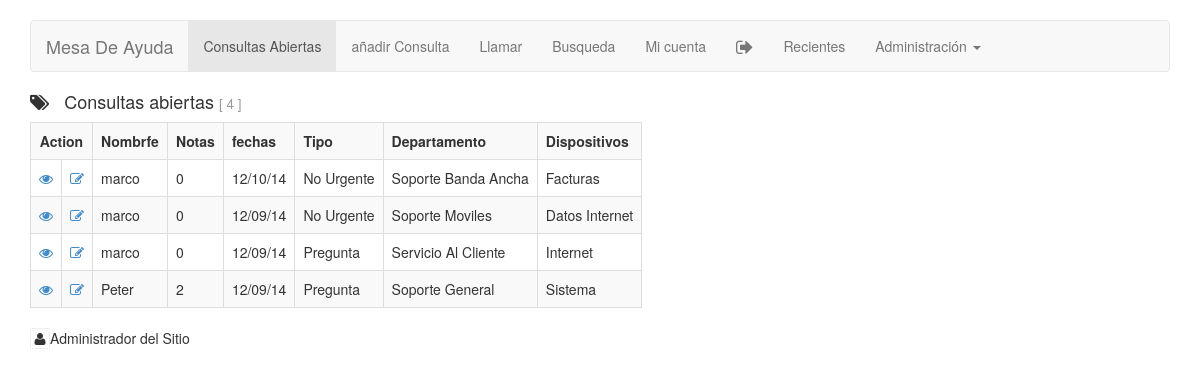
The app's page /fhd_calls.php (signed in) with its own data.
### tables this page shows
CREATE TABLE IF NOT EXISTS `site_calls` (
  `call_id` int(11) NOT NULL AUTO_INCREMENT,
  `call_first_name` varchar(100) NOT NULL,
  `call_last_name` varchar(100) NOT NULL,
  `call_phone` varchar(100) NOT NULL,
  `call_email` varchar(200) NOT NULL,
  `call_department` int(11) NOT NULL DEFAULT '0',
  `call_request` int(11) NOT NULL DEFAULT '0',
  `call_device` int(11) NOT NULL DEFAULT '0',
  `call_details` text NOT NULL,
  `call_date` int(11) NOT NULL DEFAULT '0',
  `call_date2` int(11) NOT NULL DEFAULT '0',
  `call_status` int(11) NOT NULL DEFAULT '0',
  `call_solution` text NOT NULL,
  `call_user` int(11) NOT NULL DEFAULT '0',
  `call_staff` int(11) NOT NULL DEFAULT '0',
  PRIMARY KEY (`call_id`),
  KEY `call_department` (`call_department`),
  KEY `call_request` (`call_request`),
  KEY `call_device` (`call_device`),
  KEY `call_status` (`call_status`),
  KEY `call_user` (`call_user`),
  KEY `call_staff` (`call_staff`)
);

### includes/ez_sql_core.php (called while the page is built, shortened)
<?php
	class ezSQLcore
	{
		var $timers           = array();
		function get_host_port( $host, $default = false )
		{
			$port = $default;
			return array( $host, $port );
		}
		function flush()
		{
			$this->last_result = null;
		}
		function get_var($query=null,$x=0,$y=0)
		{
			if ( $query )
			{
				$this->query($query);
			}
			if ( $this->last_result[$y] )
			{
				$values = array_values(get_object_vars($this->last_result[$y]));
			}
			return (isset($values[$x]) && $values[$x]!=='')?$values[$x]:null;
		}
		function get_results($query=null, $output = OBJECT)
		{
			if ( $query )
			{
				$this->query($query);
			}
			if ( $output == OBJECT )
			{
				return $this->last_result;
			}
		}
		function timer_get_cur()
		{
			list($usec, $sec) = explode(" ",microtime());
			return ((float)$usec + (float)$sec);
		}
		function timer_start($timer_name)
		{
			$this->timers[$timer_name] = $this->timer_get_cur();
		}
		function timer_elapsed($timer_name)
		{
			return round($this->timer_get_cur() - $this->timers[$timer_name],2);
		}
	}

### includes/ez_sql_mysqli.php (called while the page is built, shortened)
<?php
	$ezsql_mysqli_str = array
	(
		1 => 'Require $dbuser and $dbpassword to connect to a database server',
		2 => 'Error establishing mySQLi database connection. Correct user/password? Correct hostname? Database server running?',
		3 => 'Require $dbname to select a database',
		4 => 'mySQLi database connection is not active',
		5 => 'Unexpected error while trying to select database'
	);
	class ezSQL_mysqli extends ezSQLcore
	{
		function ezSQL_mysqli($dbuser='', $dbpassword='', $dbname='', $dbhost='localhost', $encoding='')
		{
			$this->dbuser = $dbuser;
			$this->dbpassword = $dbpassword;
			$this->dbname = $dbname;
			$this->encoding = $encoding;
		}
		function connect($dbuser='', $dbpassword='', $dbhost='localhost', $dbport=false)
		{
			global $ezsql_mysqli_str; $return_val = false;
			if ( ! $dbuser )
			{
				$this->register_error($ezsql_mysqli_str[1].' in '.__FILE__.' on line '.__LINE__);
				$this->show_errors ? trigger_error($ezsql_mysqli_str[1],E_USER_WARNING) : null;
			}
			else if ( ! $this->dbh = new mysqli($dbhost,$dbuser,$dbpassword, '', $dbport) )
			{
				$this->register_error($ezsql_mysqli_str[2].' in '.__FILE__.' on line '.__LINE__);
				$this->show_errors ? trigger_error($ezsql_mysqli_str[2],E_USER_WARNING) : null;
			}
			else
			{
				$return_val = true;
			}
			return $return_val;
		}
		function select($dbname='', $encoding='')
		{
			global $ezsql_mysqli_str; $return_val = false;
			if ( ! $dbname )
			{
				$this->register_error($ezsql_mysqli_str[3].' in '.__FILE__.' on line '.__LINE__);
				$this->show_errors ? trigger_error($ezsql_mysqli_str[3],E_USER_WARNING) : null;
			}
			else if ( ! $this->dbh )
			{
				$this->register_error($ezsql_mysqli_str[4].' in '.__FILE__.' on line '.__LINE__);
				$this->show_errors ? trigger_error($ezsql_mysqli_str[4],E_USER_WARNING) : null;
			}
			else if ( !@$this->dbh->select_db($dbname) )
			{
				if ( !$str = @$this->dbh->error)
					  $str = $ezsql_mysqli_str[5];
				$this->register_error($str.' in '.__FILE__.' on line '.__LINE__);
				$this->show_errors ? trigger_error($str,E_USER_WARNING) : null;
			}
			else
			{
				$return_val = true;
			}
			return $return_val;
		}
		function query($query)
		{
			$return_val = 0;
			$query = trim($query);
			$this->result = @$this->dbh->query($query);
			$is_insert = false;
			if ( preg_match("/^(insert|delete|update|replace|truncate|drop|create|alter|begin|commit|rollback|set)/i",$query) )
			{
				$this->rows_affected = @$this->dbh->affected_rows;
				if ( preg_match("/^(insert|replace)\s+/i",$query) )
				{
					$this->insert_id = @$this->dbh->insert_id;
				}
				$return_val = $this->rows_affected;
			}
			else
			{
				$i=0;
				$num_rows=0;
				while ( $row = @$this->result->fetch_object() )
				{
					$num_rows++;
				}
				$this->num_rows = $num_rows;
				$return_val = $this->num_rows;
			}
			return $return_val;
		}
	}

### includes/checksession.php (called while the page is built, shortened)
<?php
if(isset($_SESSION['user_id'])){
	$user_level = $_SESSION['user_level'];
	}
	else{
	echo "<script>document.location.href='/?e=1'</script>";
	exit;
	}
?>

### fhd_calls.php (the view, shortened to what this page needs)
<?php
include("includes/checksession.php");
?>
<!DOCTYPE html>
<html>
<head>
<?php
include("includes/header.php");
include("includes/all-nav.php");
include("includes/ez_sql_core.php");
include("includes/ez_sql_mysqli.php");
$db = new ezSQL_mysqli(db_user,db_password,db_name,db_host);
$queryadd = "";
$colspan = 2;
$myquery = "SELECT call_id,call_date,call_first_name,call_last_name,call_request,call_department,call_device from site_calls WHERE (call_status = 0) $queryadd order by call_id desc;";
$site_calls = $db->get_results($myquery);
$num = $db->num_rows;
echo "<h4><i class='fa fa-tags'></i> &nbsp; Consultas abiertas <small>[ $num ]</small></h4>";
if ($num > 0){
?>
<table class="<?php echo $table_style_1;?>" style='width: auto;'>
<tr>
	<th colspan="<?php echo $colspan;?>" style='text-align: center;'>Action</th>
	<?php if($user_level <> 1){?>
	<th>Nombrfe</th>
	<?php } ?>
	<th>Notas</th>
	<th>fechas</th>
	<th>Tipo</th>
	<th>Departamento</th>
	<th>Dispositivos</th>
</tr>
<?php
foreach ( $site_calls as $call )
{
	$call_id = $call->call_id;
	$call_date = date("m/d/y",$call->call_date);
	$call_first_name  = $call->call_first_name;
	$call_request = $call->call_request;
	$call_department = $call->call_department;
	$call_device = $call->call_device;
	$request_name = $db->get_var("SELECT type_name from site_types WHERE (type_id = $call_request);");
	$department_name = $db->get_var("SELECT type_name from site_types WHERE (type_id = $call_department);");
	$device_name = $db->get_var("SELECT type_name from site_types WHERE (type_id = $call_device);");
	$note_count = $db->get_var("SELECT count(note_id) from site_notes WHERE (note_relation = $call_id) and (note_type = 1);");
	echo "<tr>\n<td style='text-align: center;'><a href='fhd_call_details.php?call_id=$call_id'><i class='fa fa-eye'></i></a></td>\n";
	if($user_level <> 1){
	echo "<td style='text-align: center;'><a href='fhd_call_edit.php?call_id=$call_id'><i class='fa fa-pencil-square-o' title='edit'></i></a><td>$call_first_name</td>\n</td>\n";
	}
	echo "<td>$note_count</td>\n<td>$call_date</td>\n";
	echo "<td>$request_name</td>\n<td>$department_name</td>\n<td>$device_name</td>\n</tr>\n";
}
}
?>
</table>
<?php
if(isset($_SESSION['user_name'])){
	echo "<p><i class='fa fa-user fa-sm fa-border'></i>" . $_SESSION['user_name'] . "</p>";
}
include("includes/footer.php");

### includes/header.php (shortened to what this page needs)
<link href="<?php echo css ;?>" rel="stylesheet" media="screen">
<link rel="stylesheet" href="js/smoothness/jquery-ui.css" />
<link href="css/font-awesome.min.css" rel="stylesheet">
<link href="css/navbar.css" rel="stylesheet">
<?php
$table_style_1 = "table table-striped table-bordered";
?>
</head>
<body>
<div class="container">

### includes/all-nav.php (shortened to what this page needs)
<?php $page = basename($_SERVER['REQUEST_URI']);
?>
<nav class="navbar navbar-default" role="navigation">
  <div class="container-fluid">
    <div class="navbar-header">
      <a class="navbar-brand" href="fhd_dashboard.php" title="dashboard"><?php echo 'Mesa De Ayuda';?></a>
    </div>
    <div class="collapse navbar-collapse" id="bs-example-navbar-collapse-1">
      	<ul class="nav navbar-nav">
		<li<?php if($page == 'fhd_calls.php'){echo ' class="active"';};?>><a href="fhd_calls.php">Consultas Abiertas</a></li>
		<?php
		$addpage = ($_SESSION['user_level'] == 1) ? "fhd_user_call_add.php" : "fhd_call_add.php"; ?>
		<li<?php if($page == $addpage){echo ' class="active"';};?>><a href="<?php echo $addpage;?>">añadir Consulta</a></li>
                <li><a href="llamar.php">Llamar</a></li>
		<li<?php if($page == 'fhd_search.php'){echo ' class="active"';};?>><a href="fhd_search.php" title="Ticket Search">Busqueda</a></li>
		<li<?php if($page == 'fhd_myaccount.php'){echo ' class="active"';};?>><a href="fhd_myaccount.php">Mi cuenta</a></li>
		<li><a href="includes/session.php?logout=y" title="Logout"><i class="fa fa-sign-out fa-lg"></i></a></li>
		<?php
		if(isset($_SESSION['admin'])){ ?>
		<li<?php if($page == 'recent'){echo ' class="active"';};?>><a href="fhd_search.php?call_status=&search=1&recent=1&call_date1=&call_date2=&call_email=&call_first_name=&call_phone=&call_department=&call_request=&call_device=&call_staff=&call_details=&call_solution=" title="All Recent Tickets">Recientes</a></li>
        <li class="dropdown">
          <a href="#" class="dropdown-toggle" data-toggle="dropdown">Administración <b class="caret"></b></a>
        </li>
		<?php } ?>
      </ul>
    </div>
  </div>
</nav>

### includes/footer.php (shortened to what this page needs)
</div>
</body>
</html>

### css/navbar.css (style rules this page uses)
body { padding-top: 20px; padding-bottom: 20px; }
.navbar { margin-bottom: 20px; }

### records on screen
site_calls: call_first_name "marco", note_count "0", call_date "12/10/14", request_name "No Urgente", department_name "Soporte Banda Ancha", device_name "Facturas"
site_calls: call_first_name "marco", note_count "0", call_date "12/09/14", request_name "No Urgente", department_name "Soporte Moviles", device_name "Datos Internet"
site_calls: call_first_name "marco", note_count "0", call_date "12/09/14", request_name "Pregunta", department_name "Servicio Al Cliente", device_name "Internet"
site_calls: call_first_name "Peter", note_count "2", call_date "12/09/14", request_name "Pregunta", department_name "Soporte General", device_name "Sistema"

### other values on screen
$num "4"
$_SESSION['user_name'] "Administrador del Sitio"
